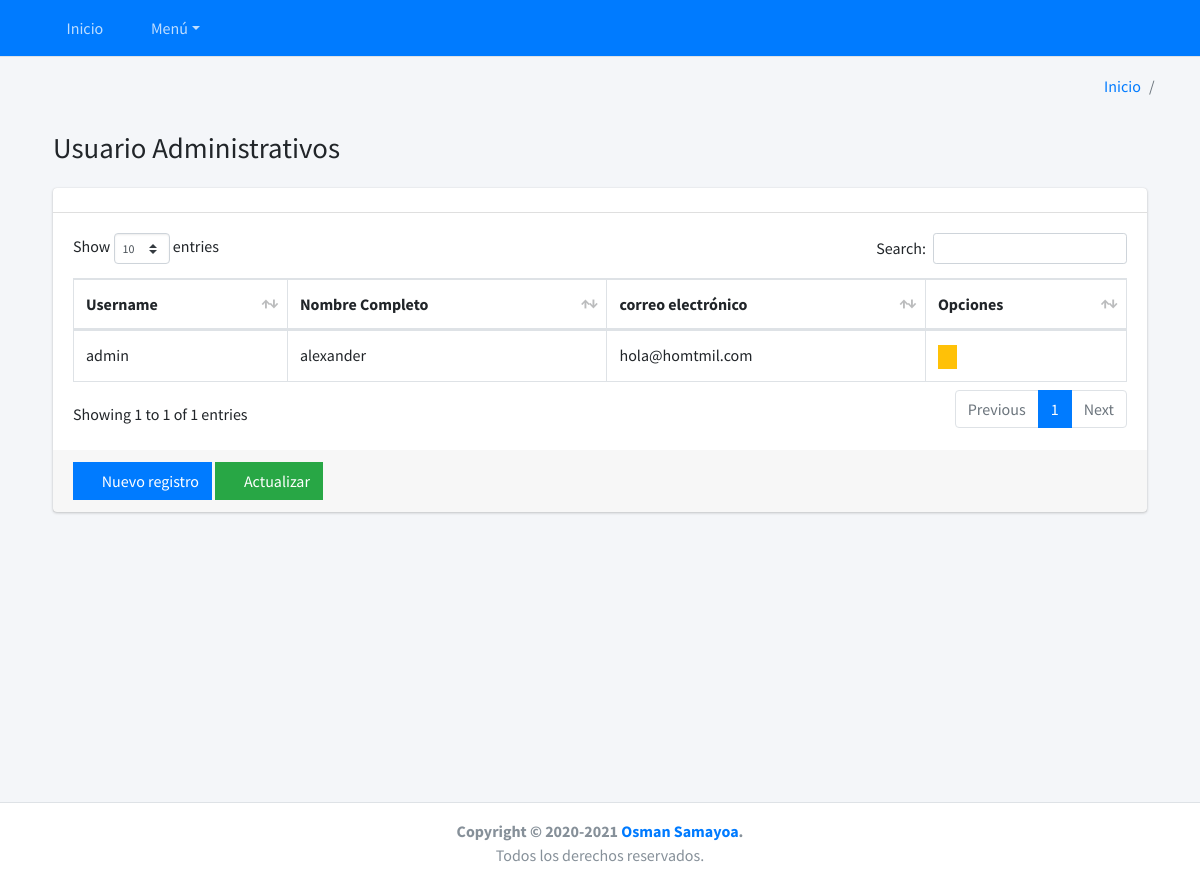
/usuario/list-usuario/, run on an earlier commit of the app's database.
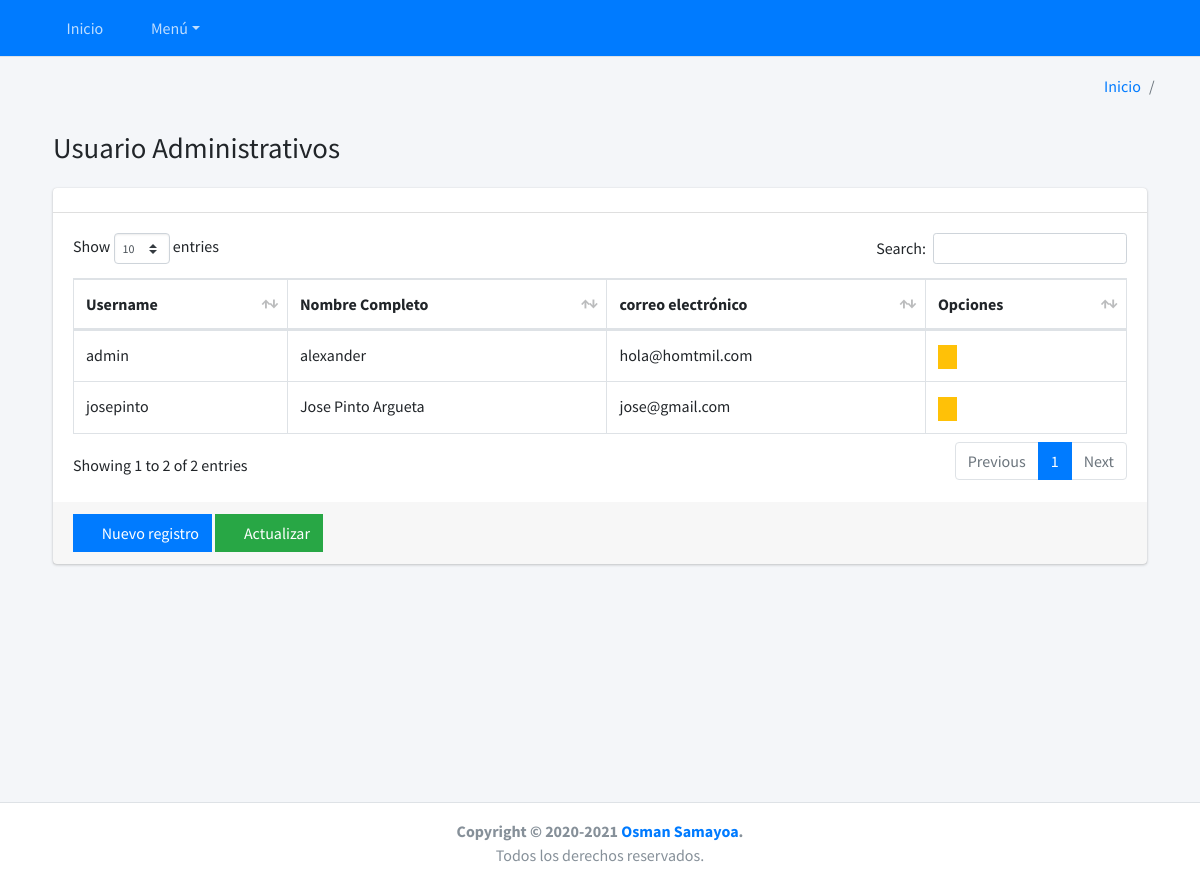
And on a later commit of the database.
### usuario/models.py (models this page shows)
class User(AbstractUser):
    def get_full_name(self):
        return '{}{}'.format(self.first_name, self.last_name)

### usuario/views.py (the view)
# urls.py: path('list-usuario/', UserList.as_view(), name='list_usuario'),
class UserList(ListView):
    model = User
    template_name = 'usuario/list_usuario.html'
    def get_queryset(self):
        return self.model.objects.all()
    def get_context_data(self , *args , **kwargs):
        context = super().get_context_data(*args, **kwargs)
        context ['title'] = 'Usuario Administrativos'
        context['list_url'] = reverse_lazy('usuario:list_usuario')
        context['new_url'] = reverse_lazy('usuario:new_usuario')
        context['url_home'] = reverse_lazy('bases:home')
        return context

### usuario/templates/usuario/list_usuario.html
{% extends 'base/list.html' %}
{% block columns %}
  <tr>
    <th scope="col" >Username</th>
    <th scope="col" >Nombre Completo</th>
    <th scope="col" >correo electrónico</th>
    <th class="all">Opciones</th>
  </tr>
{% endblock %}
{% block rows %}
{% for m in object_list  %}
  <tr>
    <td>{{m.username}}</td>
    <td>{{m.first_name}} {{m.last_name}}</td>
    <td>{{m.email}}</td>
    <td>
      <a href="{% url 'usuario:update_usuario' m.pk %}" class="btn btn-warning btn-xs btn-flat">
        <i class="fas fa-edit"></i></a>
    </td>
  </tr>
{% endfor %}
{% endblock %}

### templates/base/list.html (shortened to what this page needs)
{% extends 'base/layaut.html' %}
{% load static %}
{% block head %}
    <link rel="stylesheet" href="{% static 'base/plugins/jsgrid/jsgrid.min.css' %}"/>
    <link rel="stylesheet" href="{% static 'base/plugins/jsgrid/jsgrid-theme.min.css' %}"/>
    <link rel="stylesheet" href="{% static 'base/plugins/datatables-bs4/css/dataTables.bootstrap4.min.css' %}">
    <link rel="stylesheet" href="{% static 'base/plugins/datatables-responsive/css/responsive.bootstrap4.min.css' %}">
    <link href="https://cdn.jsdelivr.net/npm/select2@4.1.0-beta.1/dist/css/select2.min.css" rel="stylesheet" />
{% endblock %}
{% block content %}
<div class="content-wrapper">
  <section class="content-header">
    <div class="container-fluid">
      <div class="row mb-2">
        <div class="col-sm-6">
          <h1>{{title}}</h1>
        </div>
      </div>
    </div>
  </section>
  <section class="content">
    <div class="container-fluid">
      <div class="row">
        <div class="col-12">
          <div class="card">
            <div class="card-header">
            </div>
            <div class="card-body">
              <table id="tabla_tipo" class="table table-bordered table-hover">
                <thead>
                  {% block columns %}
                  {% endblock %}
                </thead>
                <tbody>
                  {% block rows %}
                  {% endblock %}
                </tbody>
              </table>
            </div>
            <div class="card-footer">
            {% block buttons_list %}
              <a href="{{ new_url }}" class="btn btn-primary btn-flat btnTest">
                  <i class="fas fa-plus"></i> Nuevo registro
              </a>
              <a href="{{ list_url }}" class="btn btn-success btn-flat">
                  <i class="fas fa-sync"></i> Actualizar
              </a>
          {% endblock %}
          </div>
        </div>
      </div>
    </div>
   </div>
  </section>
</div>
{% endblock %}

### templates/base/layaut.html
{% extends 'base/body.html' %}

### templates/base/body.html (shortened to what this page needs)
{% extends 'base/home.html' %}
{% block body %}
    <body class="hold-transition layout-top-nav">
    <div class="wrapper">
        {% include 'base/header.html' %}
        <div class="content-wrapper">
            <div class="content-header">
                <div class="container">
                    <div class="row">
                        <div class="col-sm-6">
                        </div>
                        <div class="col-sm-6">
                            <ol class="breadcrumb float-sm-right">
                                <li class="breadcrumb-item"><a href="{{url_home}}">Inicio</a></li>
                                <li class="breadcrumb-item"><a href="#"></a></li>
                            </ol>
                        </div>
                    </div>
                </div>
            </div>
            <div class="content">
                <div class="container">
                    {% block content %}
                    {% endblock %}
                </div>
            </div>
        </div>
        {% include 'base/footer.html' %}
    </div>
    </body>
{% endblock %}

### templates/base/home.html (shortened to what this page needs)
{% load static %}
<!DOCTYPE html>
<html lang="en">
<head>
    <link rel="stylesheet" href="{% static 'base/plugins/fontawesome-free/css/all.min.css' %}">
    <link rel="stylesheet" href="{% static 'base/plugins/icheck-bootstrap/icheck-bootstrap.min.css' %}">
    <link rel="stylesheet" href="{% static 'base/css/adminlte.min.css' %}">
    <link rel="stylesheet" href="https://code.ionicframework.com/ionicons/2.0.1/css/ionicons.min.css">
    {% block head %}
    {% endblock %}
</head>
{% block body %}
{% endblock %}
</html>

### templates/base/header.html (shortened to what this page needs)
{% load static %}
<nav class="main-header navbar navbar-expand navbar-dark navbar-primary">
    <div class="container">
        <div class="collapse navbar-collapse order-3" id="navbarCollapse">
            <ul class="navbar-nav">
                <li class="nav-item">
                    <a href="{% url 'bases:home' %}" class="nav-link"><i class="fas fa-home"></i>Inicio</a>
                </li>
                <li class="nav-item dropdown">
                    <a id="dropdownSubMenu1" href="#" data-toggle="dropdown" aria-haspopup="true" aria-expanded="false"
                       class="nav-link dropdown-toggle"><i class="fas fa-folder-open"></i> Menú</a>
                </li>
            </ul>
        </div>
        <ul class="order-1 order-md-3 navbar-nav navbar-no-expand ml-auto">
            <li class="nav-item dropdown">
                <a class="nav-link" data-toggle="dropdown" href="#">
                    <i class="fas fa-users-cog"></i> {{ request.user.username }}
                </a>
            </li>
            <li class="nav-item">
                <a class="nav-link" href="{% url 'bases:logout' %}">
                    <i class="fas fa-power-off" aria-hidden="true"></i>
                </a>
            </li>
        </ul>
    </div>
</nav>

### templates/base/footer.html
<footer class="main-footer text-center">
    <strong>Copyright &copy; 2020-2021 <a href="#">Osman Samayoa</a>.</strong><br>
    Todos los derechos reservados.
</footer>

What changed in the data, as far as the page shows it:
added User: username "josepinto", first_name "Jose Pinto", last_name "Argueta", email "jose@gmail.com"
Also different on the page:
text written by a page script: "Show entries Search: Showing 1 to 1 of 1 entries Previous 1 Next" → "Show entries Search: Showing 1 to 2 of 2 entries Previous 1 Next"
